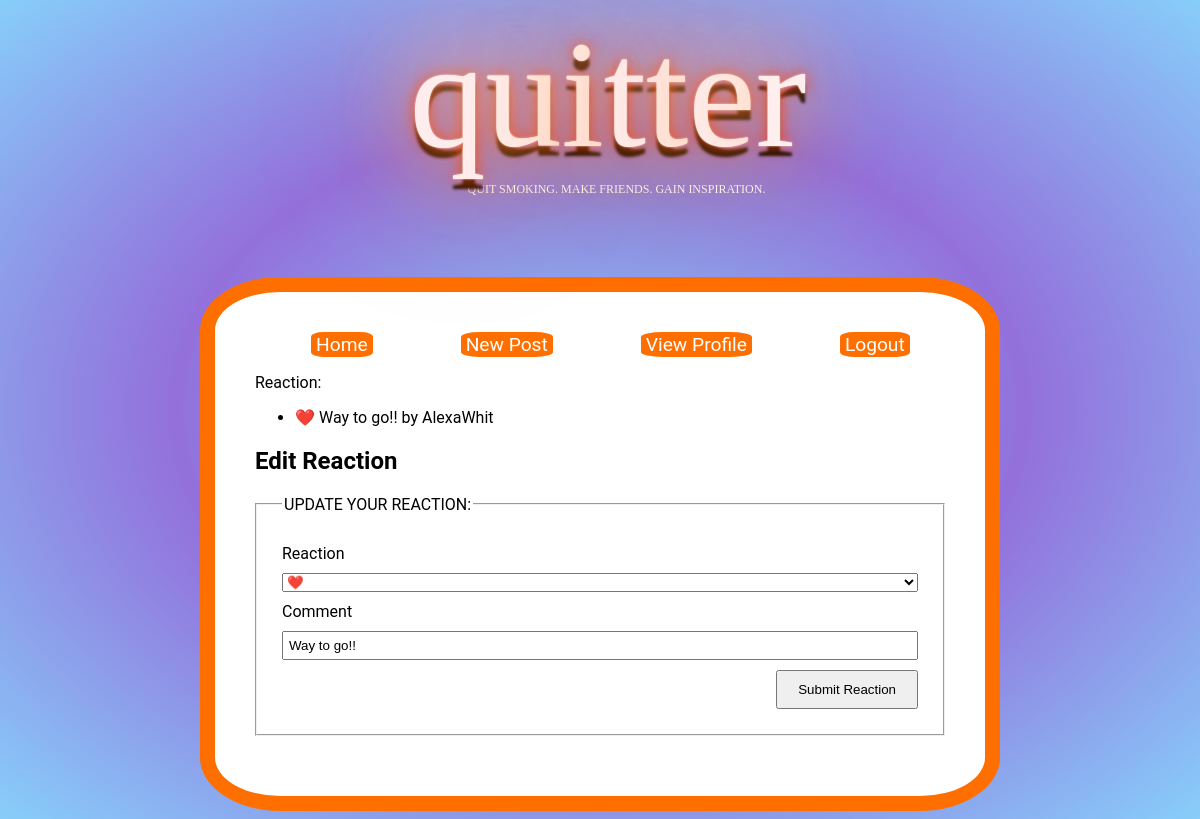
Screenshot of /post/3/reaction/1/edit (signed in) with the database file from the repository.
### quitter_app/models.py (models this page shows, shortened)
class Reaction(db.Model):
    id = db.Column(db.Integer, primary_key=True)
    reaction = db.Column(db.Enum(ReactionEmoji))
    comment = db.Column(db.String(8000))
    photo_url = db.Column(URLType)
    created_by_id = db.Column(db.Integer, db.ForeignKey('user.id'))
    created_by = db.relationship('User')
    post_id = db.Column(db.Integer, db.ForeignKey('post.id'))
    post = db.relationship('Post', back_populates='reactions')

class User(UserMixin, db.Model):
    id = db.Column(db.Integer, primary_key=True)
    username = db.Column(db.String(80), nullable=False, unique=True)
    password = db.Column(db.String(200), nullable=False)
    first_name = db.Column(db.String(200))
    last_name = db.Column(db.String(200))
    email = db.Column(db.String(200))
    birth_date = db.Column(db.Date)
    quit_date = db.Column(db.Date)
    avg_cigs = db.Column(db.Integer)
    about_me = db.Column(db.String(8000))
    profile_pic = db.Column(URLType)
    posts = db.relationship('Post', back_populates='created_by')
    reactions = db.relationship('Reaction', back_populates='created_by')
    friend_list = db.relationship(
        'User', secondary='user_friend',
        primaryjoin=id==friend_list_table.c.user_id,
        secondaryjoin=id==friend_list_table.c.friend_id,
        backref='friends'
    )

### quitter_app/main/routes.py (the view)
@main.route('/post/<int:post_id>/reaction/<int:reaction_id>/edit', methods=['GET', 'POST'])
@login_required
def edit_reaction(post_id, reaction_id):
    reaction = Reaction.query.get_or_404(reaction_id)
    post = reaction.post
    if reaction.created_by != current_user:
        abort(403)
    form = ReactionForm(obj=reaction)
    if form.validate_on_submit():
        form.populate_obj(reaction)
        db.session.add(reaction)
        db.session.commit()
        flash(f'Good News! Your reaction was UPDATED successfully.')
        return redirect(url_for('main.homepage'))
    elif request.method == 'GET':
        form.comment.data = reaction.comment
    if reaction is None:
        flash('Reaction does not exist.')
        return redirect(url_for('main.homepage'))
    return render_template('edit_reaction.html', title='Edit Reaction', form=form, post=post, reaction=reaction)

### quitter_app/main/forms.py
class ReactionForm(FlaskForm):
    reaction = SelectField('Reaction', choices=ReactionEmoji.choices())
    comment = StringField('Comment')
    photo_url = StringField('Photo/GIF')
    submit = SubmitField('Submit Reaction')
    delete = SubmitField('Delete Reaction')

### quitter_app/extensions.py (called while the page is built)
@login_manager.user_loader
def load_user(user_id):
    return User.query.get(user_id)

### quitter_app/utils.py (called while the page is built)
    def __str__(self):
        return str(self.value)

### quitter_app/templates/edit_reaction.html (shortened to what this page needs)
{% extends 'base.html' %}
{% block content %}
<nav>
    <div class="navbar">
        {% if current_user.is_authenticated %}
            <a href="/">Home</a>
            <a href="/new_post">New Post</a>
        <br>
            <a href="/profile/{{current_user.username}}">View Profile</a>
        <br>
            <a href="/logout">Logout</a>
        {% else %}
            <a href="/signup">Sign Up</a>
            <a href="/login">Log In</a>
        {% endif %}
    </div>
</nav>
  <p>Reaction:</p>
  <ul>
    {% for reaction in post.reactions %}
      <li>{{ reaction.reaction }} {{ reaction.comment }} by {{ reaction.created_by.username }}</li>
    {% endfor %}
  </ul>
  <h2>Edit Reaction</h2>
    <form method="POST" action="{{ url_for('main.edit_reaction', post_id=post.id, reaction_id=reaction.id) }}">
        <fieldset>
        <legend>UPDATE YOUR REACTION:</legend>
        {{ form.reaction.label }}
        {{ form.reaction }}
        {{ form.comment.label }}
        {{ form.comment }}
        {{ form.submit }}
        </fieldset>
    </form>
{% endblock %}

### quitter_app/static/style.css (style rules this page uses)
body { display: flex; flex-direction: column; align-items: center; background: radial-gradient(#87cefa, #9370db, #87cefa); font-family: Roboto; min-height: 100vh; }
nav { width: 100%; display: flex; flex-direction: row; justify-content: space-between; }
nav a { color: navy; text-decoration: none; padding: 1px 5px; font-size: 1.2em; }
fieldset { display: flex; flex-direction: column; margin: 20px 0; padding: 20px; }
fieldset * { margin: 5px; }
fieldset input { padding: 5px; }
input[type="submit"] { padding: 10px 20px; align-self: flex-end; }
.navbar { display: flex; justify-content: center; align-items: center; flex-wrap: nowrap; }
.navbar a { display: flex; flex-direction: row; color: white; background-color: rgb(255, 111, 0); border-radius: 20%; margin-right: 2rem; margin-left: 3.5rem; }

### rows the page displays
Reaction: reaction "❤️", comment "Way to go!!", created_by.username "AlexaWhit"
